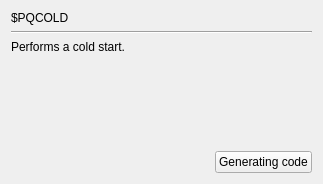
     <widget class="QWidget" name="page_PQCOLD">
      <layout class="QGridLayout" name="gridLayout_227">
       <item row="0" column="0">
        <widget class="QLabel" name="label_473">
         <property name="text">
          <string>$PQCOLD</string>
         </property>
        </widget>
       </item>
       <item row="1" column="0" colspan="2">
        <widget class="Line" name="line_121">
         <property name="orientation">
          <enum>Qt::Horizontal</enum>
         </property>
        </widget>
       </item>
       <item row="2" column="0">
        <widget class="QLabel" name="label_474">
         <property name="text">
          <string>Performs a cold start.</string>
         </property>
        </widget>
       </item>
       <item row="3" column="1">
        <spacer name="verticalSpacer_121">
         <property name="orientation">
          <enum>Qt::Vertical</enum>
         </property>
         <property name="sizeHint" stdset="0">
          <size>
           <width>20</width>
           <height>91</height>
          </size>
         </property>
        </spacer>
       </item>
       <item row="4" column="0">
        <spacer name="horizontalSpacer_121">
         <property name="orientation">
          <enum>Qt::Horizontal</enum>
         </property>
         <property name="sizeHint" stdset="0">
          <size>
           <width>198</width>
           <height>20</height>
          </size>
         </property>
        </spacer>
       </item>
       <item row="4" column="1">
        <widget class="QPushButton" name="GC_PQCOLD">
         <property name="text">
          <string>Generating code</string>
         </property>
        </widget>
       </item>
      </layout>
     </widget>
